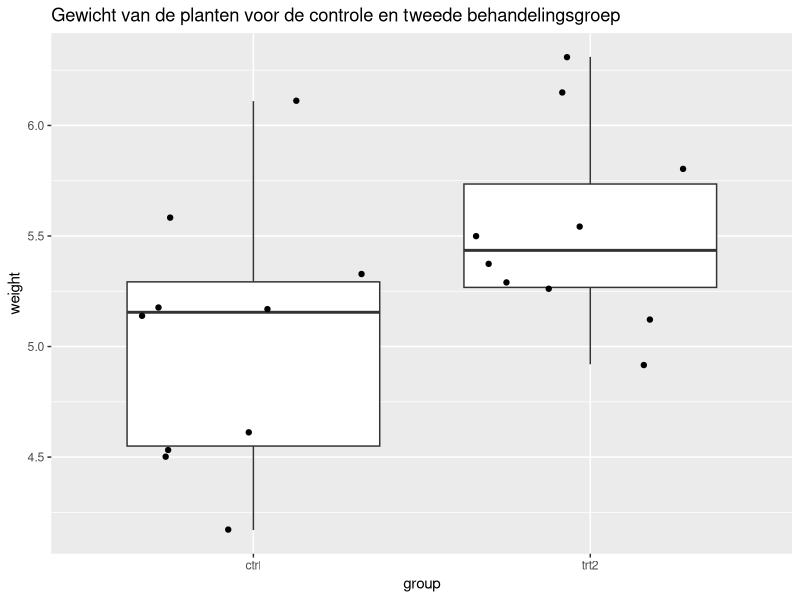
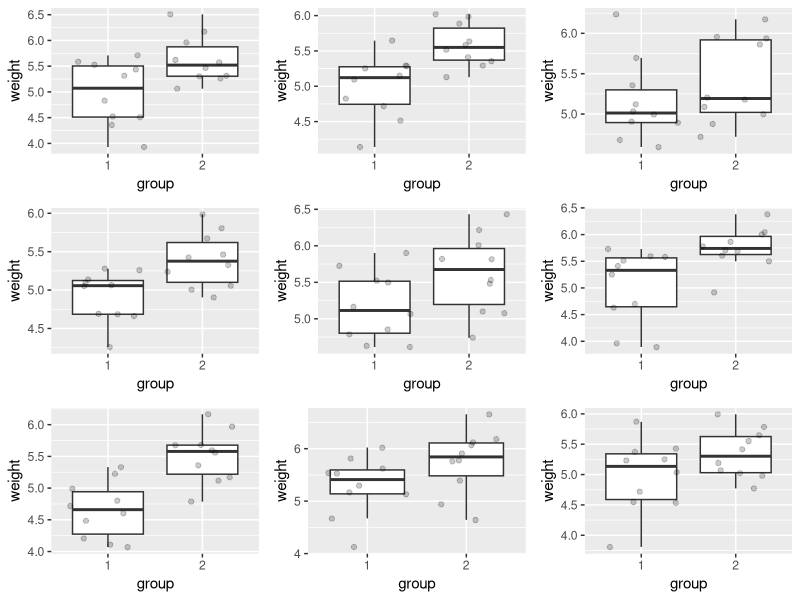
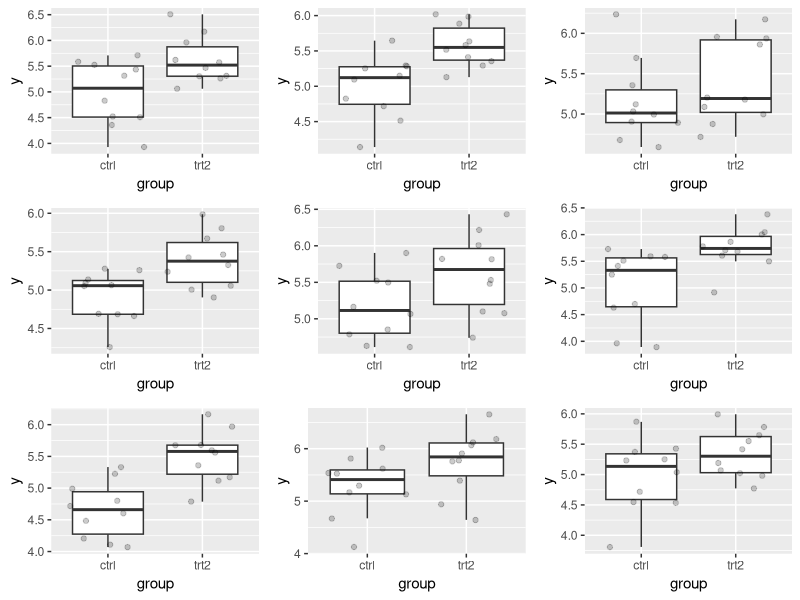
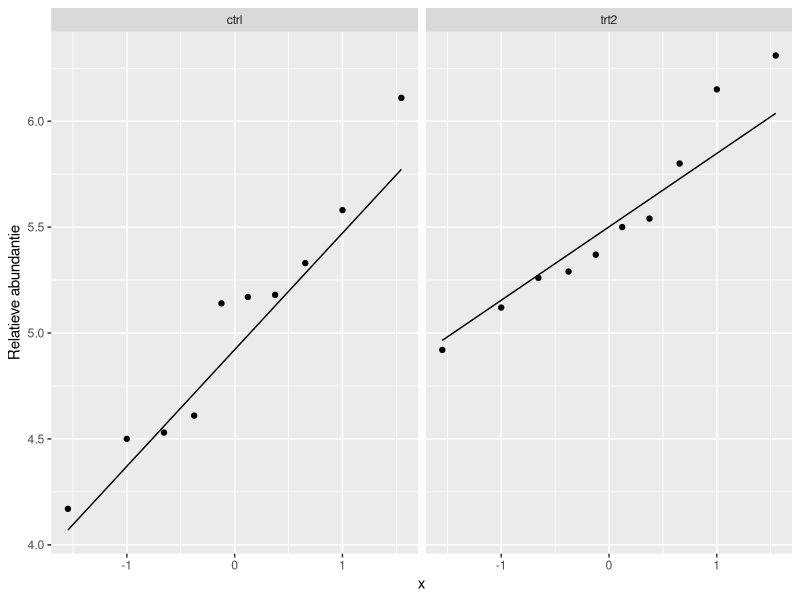
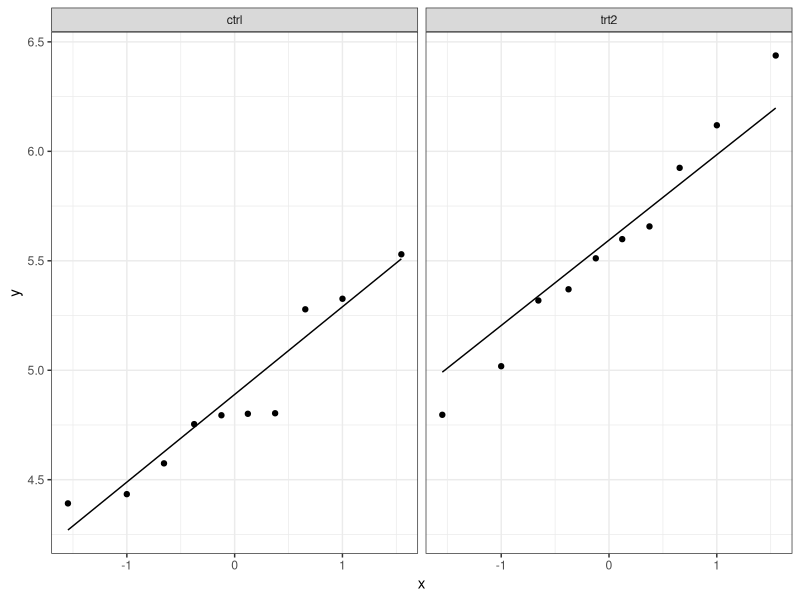
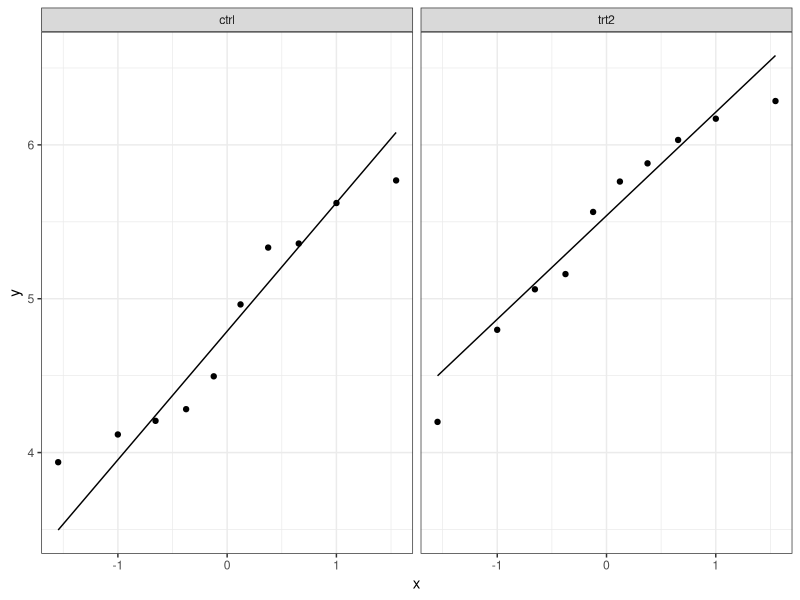
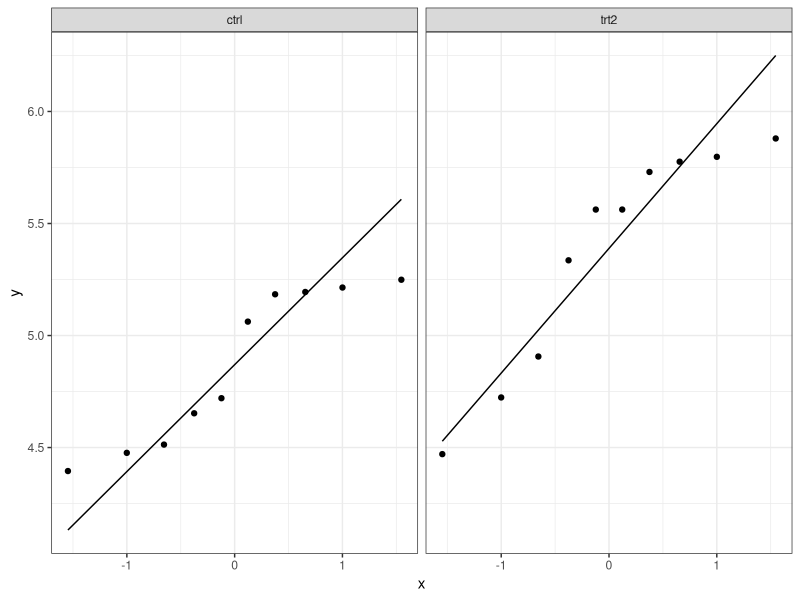
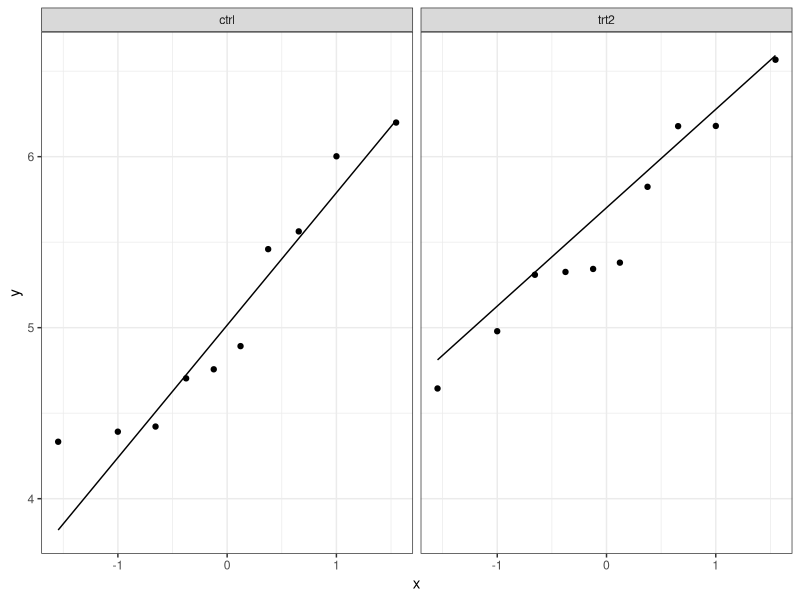

Write the R code that produced these figures, in order.
## ---- chunk 1
suppressPackageStartupMessages({
  library(tidyverse)
  library(ggplot2)
  library(gridExtra)
})
## ---- chunk 2
data("PlantGrowth")
## ---- chunk 3
#Bekijk hoe de dataset PlantGrowth eruit ziet
head(PlantGrowth)
## ---- chunk 4
#Filter de data zodat enkel data van de controle- (ctrl) en tweede behandelingsgroep (trt2) gebruikt worden.
PlantGrowth <- PlantGrowth %>% filter(group == "ctrl" | group == "trt2")
## ---- chunk 5
#Maak een boxplot voor elke groep (group) van het gewicht (weight) van de planten 
PlantGrowth %>% ggplot(aes(x=group,y=weight)) +
  geom_boxplot() +
  geom_jitter() +
  ggtitle("Gewicht van de planten voor de controle en tweede behandelingsgroep")
## ---- chunk 6
set.seed(52)
par(mfrow=c(3,3), mar=c(3,2,1,1))
st_dev <- PlantGrowth %>% group_by(group) %>% summarise(stdev = sd(weight))
means<- PlantGrowth %>% group_by(group) %>% summarise(m=mean(weight))
counts <- PlantGrowth %>% count(group)
sd_pooled = sqrt(((counts$n[1]-1) * st_dev$stdev[1]^2 + (counts$n[2]-1) * st_dev$stdev[2]^2) / (counts$n[1] + counts$n[2] - 2))

plots <- list()
for(i in 1:9){
  a <- rnorm(counts[1,2], mean=means$m[1], sd=sd_pooled)
  b <- rnorm(counts[2,2], mean=means$m[2], sd=sd_pooled)
  df <- data.frame("weight" = c(a,b), "group" = as.factor(c(rep(1,counts[1,2]),rep(2,counts[2,2]))))
  
  plots[[i]] <- ggplot(data=df, aes(x=group,y=weight)) + 
                geom_boxplot(outlier.shape = NA) + 
                geom_jitter(alpha=.2)
}
do.call('grid.arrange',c(plots,nrow=3, ncol = 3))
## ---- chunk 7
set.seed(52)
par(mfrow=c(3,3), mar=c(3,2,1,1))
plotList <- lapply(1:9, function(x,means,sd,nobs)
{
  data.frame(y = rnorm(
      sum(counts$n),
      mean=rep(means$m,times=nobs$n),
      sd=sd_pooled),
      group =  rep(nobs$group,times=counts$n)
  ) %>% 
    ggplot(aes(group,y)) +
    geom_boxplot(outlier.shape = NA) +
    geom_jitter(alpha=.2)
}, means=means,nobs=counts,sd=sd_pooled)

## ---- chunk 8
do.call("grid.arrange",c(plotList,nrow=3,ncol=3))
## ---- chunk 9
# Maak een QQplot van het gewicht van de planten voor elke treatment
PlantGrowth %>%
  ggplot(aes(sample = weight)) +
  geom_qq() +
  geom_qq_line() +
  facet_grid(.~group) +
  ylab("Relatieve abundantie")
## ---- chunk 10
plotList <- lapply(1:9, function(x,means,sd,nobs)
{
  data.frame(y = rnorm(
      sum(counts$n),
      mean=rep(means$m,times=counts$n),
      sd=sd_pooled),
      group =  rep(counts$group,times=counts$n)
  ) %>% 
    ggplot(aes(sample=y)) +
    geom_qq() + # qq-punten
    geom_qq_line() + # qq-lijn
    theme_bw() + 
    facet_wrap(~group)
}, means=means,nobs=counts,sd=sd_pooled)
plotList
## ---- chunk 11
# Voer de two-sample t-test uit om de nulhypothese van gelijk gemiddeld gewicht tussen de controlebehandeling en behandeling 2 na te gaan.
model_t <- t.test(weight~group, data = PlantGrowth, var.equal=TRUE) # var.equal = FALSE is de default, wat de Welch t-test zou zijn
model_t

## ---- chunk 12
# Voer een lineare regressie toe van het gewicht in functie van de behandelingsgroep.
model_lm <- lm(weight ~ group, data = PlantGrowth)
summary <- summary(model_lm)
summary
## ---- chunk 13
# Geef de 95% confidence intervals van de geschatte parameters.
confint <- confint(model_lm)
confint
